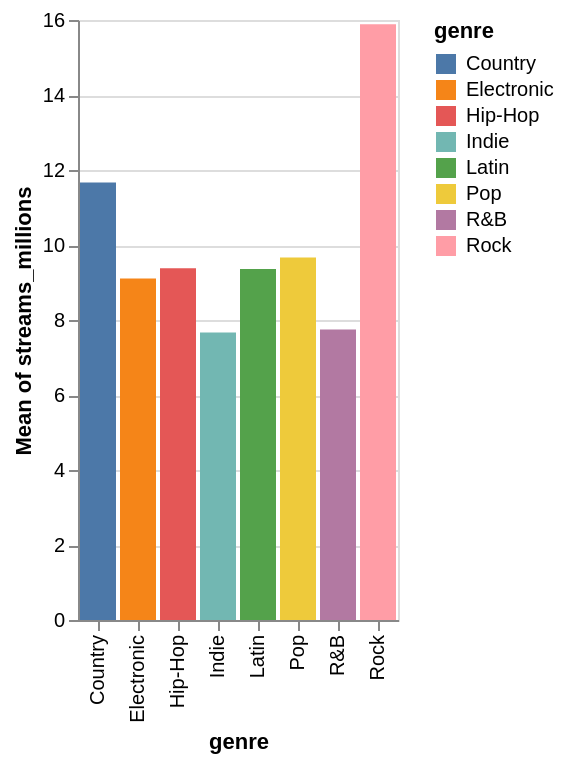

The notebook cell saved with this chart:
### Code cell
import altair as alt

# Average streams per genre, measured in millions.
chart = alt.Chart(df).mark_bar().encode(
    x="genre:N",
    y="mean(streams_millions):Q",
    color="genre:N"
)

chart

### Figure 1 — Vega-Lite specification as saved in the notebook (floating-point values rounded to 4 significant figures; data arrays with more than 128 entries replaced by an {"elided": "..."} marker saying what was removed)
{"config": {"view": {"continuousWidth": 300, "continuousHeight": 300}}, "data": {"name": "data-2c81a73ca0c29c8bbde07a8edc38fc82"}, "mark": {"type": "bar"}, "encoding": {"color": {"field": "genre", "type": "nominal"}, "x": {"field": "genre", "type": "nominal"}, "y": {"aggregate": "mean", "field": "streams_millions", "type": "quantitative"}}, "$schema": "https://vega.github.io/schema/vega-lite/v6.1.0.json", "datasets": {"data-2c81a73ca0c29c8bbde07a8edc38fc82": {"elided": "1200 records"}}}
